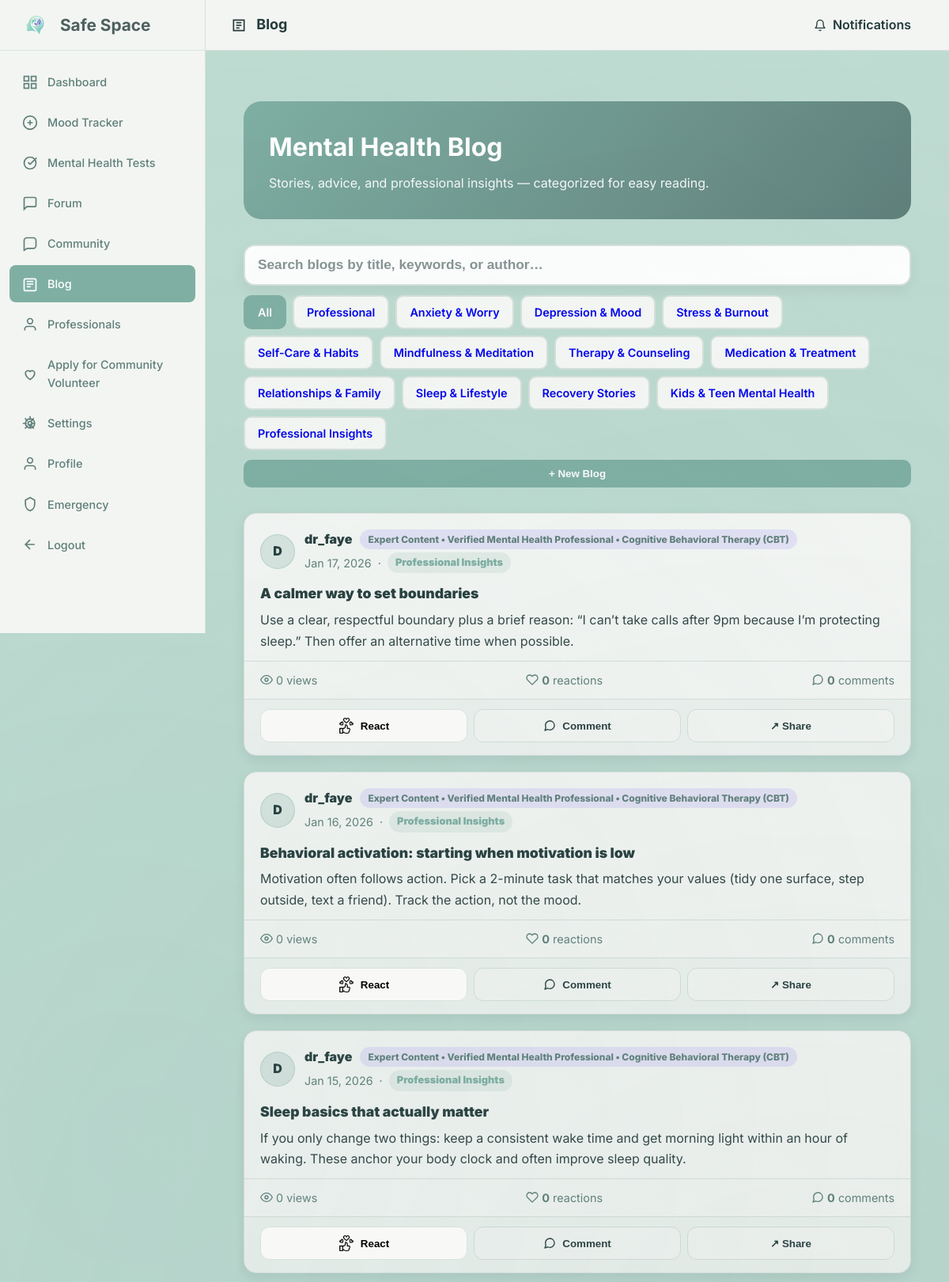
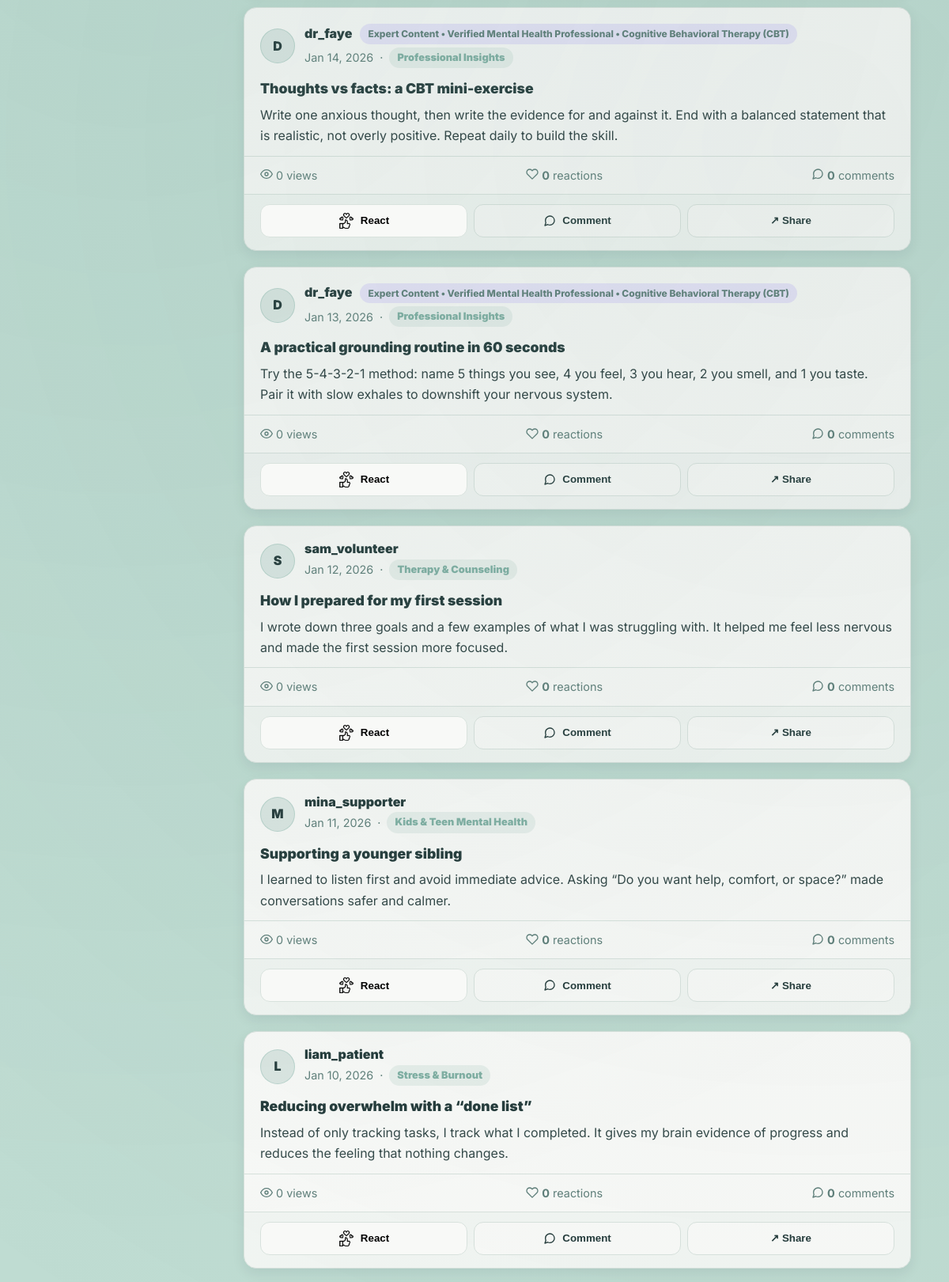
/dashboard/blogs.php (signed in, upper part), run on the app's committed database (2 pictures, top to bottom).
### tables this page shows
CREATE TABLE blog_posts (
    blog_id INT AUTO_INCREMENT PRIMARY KEY,
    user_id INT NOT NULL,
    category VARCHAR(120) NOT NULL,
    title VARCHAR(255) NOT NULL,
    content LONGTEXT NOT NULL,
    is_professional_post BOOLEAN DEFAULT FALSE,
    view_count INT DEFAULT 0,
    comment_count INT DEFAULT 0,
    status ENUM('published', 'draft', 'deleted', 'flagged') DEFAULT 'published',
    created_at TIMESTAMP DEFAULT CURRENT_TIMESTAMP,
    updated_at TIMESTAMP DEFAULT CURRENT_TIMESTAMP ON UPDATE CURRENT_TIMESTAMP,
    FOREIGN KEY (user_id) REFERENCES users(user_id) ON DELETE CASCADE,
    INDEX idx_category (category),
    INDEX idx_status (status),
    INDEX idx_created_at (created_at),
    INDEX idx_user_blogs (user_id, created_at)
);

CREATE TABLE users (
    user_id INT AUTO_INCREMENT PRIMARY KEY,
    username VARCHAR(50) UNIQUE NOT NULL,
    email VARCHAR(100) UNIQUE NOT NULL,
    password_hash VARCHAR(255) NOT NULL,
    full_name VARCHAR(100) NULL,
    phone VARCHAR(30) NULL,
    user_type ENUM('patient', 'professional', 'volunteer', 'supporter', 'community_healer') NOT NULL,
    is_anonymous BOOLEAN DEFAULT TRUE,
    is_verified BOOLEAN DEFAULT FALSE,
    is_active BOOLEAN DEFAULT TRUE,
    profile_picture VARCHAR(255) NULL,
    bio TEXT NULL,
    date_of_birth DATE NULL,
    gender ENUM('male', 'female', 'non_binary', 'prefer_not_to_say', 'other') NULL,
    country VARCHAR(100) NULL,
    timezone VARCHAR(50) DEFAULT 'UTC',
    created_at TIMESTAMP DEFAULT CURRENT_TIMESTAMP,
    last_login TIMESTAMP NULL,
    email_verified_at TIMESTAMP NULL,
    verification_token VARCHAR(100) NULL,
    reset_token VARCHAR(100) NULL,
    reset_token_expiry TIMESTAMP NULL,
    INDEX idx_username (username),
    INDEX idx_email (email),
    INDEX idx_user_type (user_type),
    INDEX idx_is_active (is_active)
);

### config/config.php (called while the page is built, shortened)
<?php
function get_user_id() {
    return $_SESSION['user_id'] ?? null;
}
function professional_authority_label($specialization = '', $verification_status = '') {
    $specialization = trim((string)$specialization);
    $verification_status = trim((string)$verification_status);
    $base = ($verification_status === 'verified') ? 'Verified Mental Health Professional' : 'Mental Health Professional';
    if ($specialization !== '') {
        return $base . ' • ' . $specialization;
    }
    return $base;
}
function professional_expert_content_label($specialization = '', $verification_status = '') {
    return 'Expert Content • ' . professional_authority_label($specialization, $verification_status);
}
?>

### dashboard/includes/blog_post_list.php (the view, shortened to what this page needs)
<?php if (count($posts) > 0): ?>
    <?php foreach ($posts as $post): ?>
        <?php
            $username = (string)($post['username'] ?? 'User');
            $avatarLetter = strtoupper(substr($username, 0, 1));
            $rawContent = (string)($post['content'] ?? '');
            $excerpt = function_exists('mb_substr') ? mb_substr($rawContent, 0, 180) : substr($rawContent, 0, 180);
            $excerpt = trim($excerpt);
            $hasMore = (function_exists('mb_strlen') ? mb_strlen($rawContent) : strlen($rawContent)) > (function_exists('mb_strlen') ? mb_strlen($excerpt) : strlen($excerpt));
            $myReaction = !empty($post['my_reaction']) ? (string)$post['my_reaction'] : null;
            $activeReaction = $myReaction && isset($reaction_assets[$myReaction]) ? $myReaction : 'like';
            $activeReactionLabel = $myReaction ? ucfirst($myReaction) : 'React';
            $reactionTotal = (int)($post['total_reactions'] ?? 0);
        ?>
        <div class="post-card" data-post-category="<?php echo htmlspecialchars((string)($post['category'] ?? '')); ?>" data-post-author-type="<?php echo htmlspecialchars((string)($post['user_type'] ?? '')); ?>">
            <a class="post-open" href="blog_view.php?blog_id=<?php echo (int)$post['blog_id']; ?>" aria-label="Open blog post">
                <div class="post-header-row">
                    <div class="post-avatar" aria-hidden="true"><?php echo htmlspecialchars($avatarLetter); ?></div>
                    <div class="post-head-text">
                        <div class="post-name-row">
                            <span class="post-name"><?php echo htmlspecialchars($username); ?></span>
                            <?php if (($post['user_type'] ?? '') === 'professional'): ?>
                                <?php
                                    $authority = professional_expert_content_label(($post['professional_specialization'] ?? ''), ($post['professional_verification_status'] ?? ''));
                                ?>
                                <span class="pro-badge"><?php echo htmlspecialchars($authority); ?></span>
                            <?php endif; ?>
                        </div>
                        <div class="post-sub">
                            <span><?php echo date('M j, Y', strtotime($post['created_at'])); ?></span>
                            <span aria-hidden="true">·</span>
                            <span class="category-chip"><?php echo htmlspecialchars($post['category']); ?></span>
                        </div>
                    </div>
                </div>
                <div class="post-title"><?php echo htmlspecialchars($post['title']); ?></div>
                <?php if ($excerpt !== ''): ?>
                    <p class="post-excerpt">
                        <?php echo htmlspecialchars($excerpt); ?><?php echo $hasMore ? '…' : ''; ?>
                    </p>
                <?php endif; ?>
            </a>
            <div class="post-stats">
                <span><svg class="icon icon--sm" viewBox="0 0 24 24" fill="none" stroke="currentColor" stroke-width="2" stroke-linecap="round" stroke-linejoin="round" aria-hidden="true"><path d="M1 12s4-8 11-8 11 8 11 8-4 8-11 8-11-8-11-8z"/><circle cx="12" cy="12" r="3"/></svg> <?php echo (int)$post['view_count']; ?> views</span>
                <span><svg class="icon icon--sm" viewBox="0 0 24 24" fill="none" stroke="currentColor" stroke-width="2" stroke-linecap="round" stroke-linejoin="round" aria-hidden="true"><path d="M20.84 4.61a5.5 5.5 0 0 0-7.78 0L12 5.67l-1.06-1.06a5.5 5.5 0 0 0-7.78 7.78L12 21.23l8.84-8.84a5.5 5.5 0 0 0 0-7.78z"/></svg> <strong data-reaction-total><?php echo $reactionTotal; ?></strong> reactions</span>
                <span> <strong data-comment-count><?php echo (int)$post['comment_count']; ?></strong> comments</span>
            </div>
            <div class="post-actions" aria-label="Post actions">
                <div class="feed-reaction" data-blog-id="<?php echo (int)$post['blog_id']; ?>">
                    <button type="button" class="reaction-trigger" aria-haspopup="true" aria-expanded="false">
                        <img class="active-reaction-icon" src="<?php echo htmlspecialchars($reaction_assets[$activeReaction]); ?>" alt="Reaction">
                        <span class="active-reaction-label"><?php echo htmlspecialchars($activeReactionLabel); ?></span>
                    </button>
                </div>
                <button type="button" class="post-action post-action-comment">
                    Comment
                </button>
                <button type="button" class="post-action post-action-share" data-blog-id="<?php echo (int)$post['blog_id']; ?>">↗ Share</button>
            </div>
        </div>
    <?php endforeach; ?>
<?php endif; ?>

### assets/css/styles.css (style rules this page uses)
:root { --bg-page: #BFDCD2; --bg-primary: #BFDCD2; --bg-surface: #F3F5F2; --bg-card: #F8F9F7; --accent-primary: #7FAFA3; --accent-soft: #9FBFB6; --border-soft: #D8E2DD; --primary-color: #7FAFA3; --primary-dark: #6A9A8E; --primary-light: #9FBFB6; --secondary-color: #5F7F7A; --accent-color: #9FBFB6; --accent-warm: #7FAFA3; --white: #F8F9F7; --light-bg: #F3F5F2; --light-gray: #D8E2DD; --medium-gray: #5F7F7A; --dark-gray: #243B3B; --text-primary: #243B3B; --text-secondary: #5F7F7A; --success: #22c55e; --warning: #f59e0b; --error: #ef4444; --info: #3b82f6; --shadow-sm: 0 6px 16px rgba(12, 27, 51, 0.08); --shadow-md: 0 12px 28px rgba(12, 27, 51, 0.12); --shadow-lg: 0 18px 48px rgba(12, 27, 51, 0.18); --shadow-glow: 0 0 24px rgba(20, 184, 166, 0.35); --radius-sm: 10px; --radius-md: 14px; --radius-lg: 22px; --radius-xl: 32px; --transition-fast: 0.18s ease; --transition-normal: 0.3s ease; --transition-slow: 0.5s ease; --spacing-xs: 0.5rem; --spacing-sm: 1rem; --spacing-md: 1.5rem; --spacing-lg: 2rem; --spacing-xl: 3rem; }
* { margin: 0; padding: 0; box-sizing: border-box; }
html { font-size: 16px; scroll-behavior: smooth; }
body { font-family: 'Inter', 'DM Sans', 'Poppins', system-ui, -apple-system, sans-serif; background: var(--bg-primary); color: var(--text-primary); line-height: 1.6; min-height: 100vh; overflow-x: hidden; position: relative; margin: 0; }
.icon { width: 1em !important; height: 1em !important; display: inline-block; vertical-align: -0.125em; flex: 0 0 auto; }
.icon--sm { width: 16px !important; height: 16px !important; }
body::before { content: ''; position: fixed; top: 0; left: 0; width: 100%; height: 100%; background: radial-gradient(circle at 15% 20%, rgba(127, 175, 163, 0.08), transparent 30%), radial-gradient(circle at 85% 25%, rgba(95, 127, 122, 0.08), transparent 32%), radial-gradient(circle at 55% 75%, rgba(159, 191, 182, 0.08), transparent 34%); pointer-events: none; z-index: 0; }

### data on the page
blog_posts: user.username "D", user.username "dr_faye", authority "Expert Content • Verified Mental Health Professional • Cognitive Behavioral Therapy (CBT)", created_at "Jan 17, 2026", category "Professional Insights", title "A calmer way to set boundaries", content "Use a clear, respectful boundary plus a brief reason: “I can’t take calls after 9pm because I’m protecting sleep.” Then offer an alternative time when possible.", view_count "0", reactionTotal "0", comment_count "0", activeReactionLabel "React"
blog_posts: user.username "D", user.username "dr_faye", authority "Expert Content • Verified Mental Health Professional • Cognitive Behavioral Therapy (CBT)", created_at "Jan 16, 2026", category "Professional Insights", title "Behavioral activation: starting when motivation is low", content "Motivation often follows action. Pick a 2-minute task that matches your values (tidy one surface, step outside, text a friend). Track the action, not the mood.", view_count "0", reactionTotal "0", comment_count "0", activeReactionLabel "React"
blog_posts: user.username "D", user.username "dr_faye", authority "Expert Content • Verified Mental Health Professional • Cognitive Behavioral Therapy (CBT)", created_at "Jan 15, 2026", category "Professional Insights", title "Sleep basics that actually matter", content "If you only change two things: keep a consistent wake time and get morning light within an hour of waking. These anchor your body clock and often improve sleep quality.", view_count "0", reactionTotal "0", comment_count "0", activeReactionLabel "React"
blog_posts: user.username "D", user.username "dr_faye", authority "Expert Content • Verified Mental Health Professional • Cognitive Behavioral Therapy (CBT)", created_at "Jan 14, 2026", category "Professional Insights", title "Thoughts vs facts: a CBT mini-exercise", content "Write one anxious thought, then write the evidence for and against it. End with a balanced statement that is realistic, not overly positive. Repeat daily to build the skill.", view_count "0", reactionTotal "0", comment_count "0", activeReactionLabel "React"
blog_posts: user.username "D", user.username "dr_faye", authority "Expert Content • Verified Mental Health Professional • Cognitive Behavioral Therapy (CBT)", created_at "Jan 13, 2026", category "Professional Insights", title "A practical grounding routine in 60 seconds", content "Try the 5-4-3-2-1 method: name 5 things you see, 4 you feel, 3 you hear, 2 you smell, and 1 you taste. Pair it with slow exhales to downshift your nervous system.", view_count "0", reactionTotal "0", comment_count "0", activeReactionLabel "React"
blog_posts: user.username "S", user.username "sam_volunteer", created_at "Jan 12, 2026", category "Therapy & Counseling", title "How I prepared for my first session", content "I wrote down three goals and a few examples of what I was struggling with. It helped me feel less nervous and made the first session more focused.", view_count "0", reactionTotal "0", comment_count "0", activeReactionLabel "React"
blog_posts: user.username "M", user.username "mina_supporter", created_at "Jan 11, 2026", category "Kids & Teen Mental Health", title "Supporting a younger sibling", content "I learned to listen first and avoid immediate advice. Asking “Do you want help, comfort, or space?” made conversations safer and calmer.", view_count "0", reactionTotal "0", comment_count "0", activeReactionLabel "React"
blog_posts: user.username "L", user.username "liam_patient", created_at "Jan 10, 2026", category "Stress & Burnout", title "Reducing overwhelm with a “done list”", content "Instead of only tracking tasks, I track what I completed. It gives my brain evidence of progress and reduces the feeling that nothing changes.", view_count "0", reactionTotal "0", comment_count "0", activeReactionLabel "React"

### other printed values
$cat "All"
$cat "Professional"
$cat "Anxiety & Worry"
$cat "Depression & Mood"
$cat "Stress & Burnout"
$cat "Self-Care & Habits"
$cat "Mindfulness & Meditation"
$cat "Therapy & Counseling"
$cat "Medication & Treatment"
$cat "Relationships & Family"
$cat "Sleep & Lifestyle"
$cat "Recovery Stories"
$cat "Kids & Teen Mental Health"
$cat "Professional Insights"
